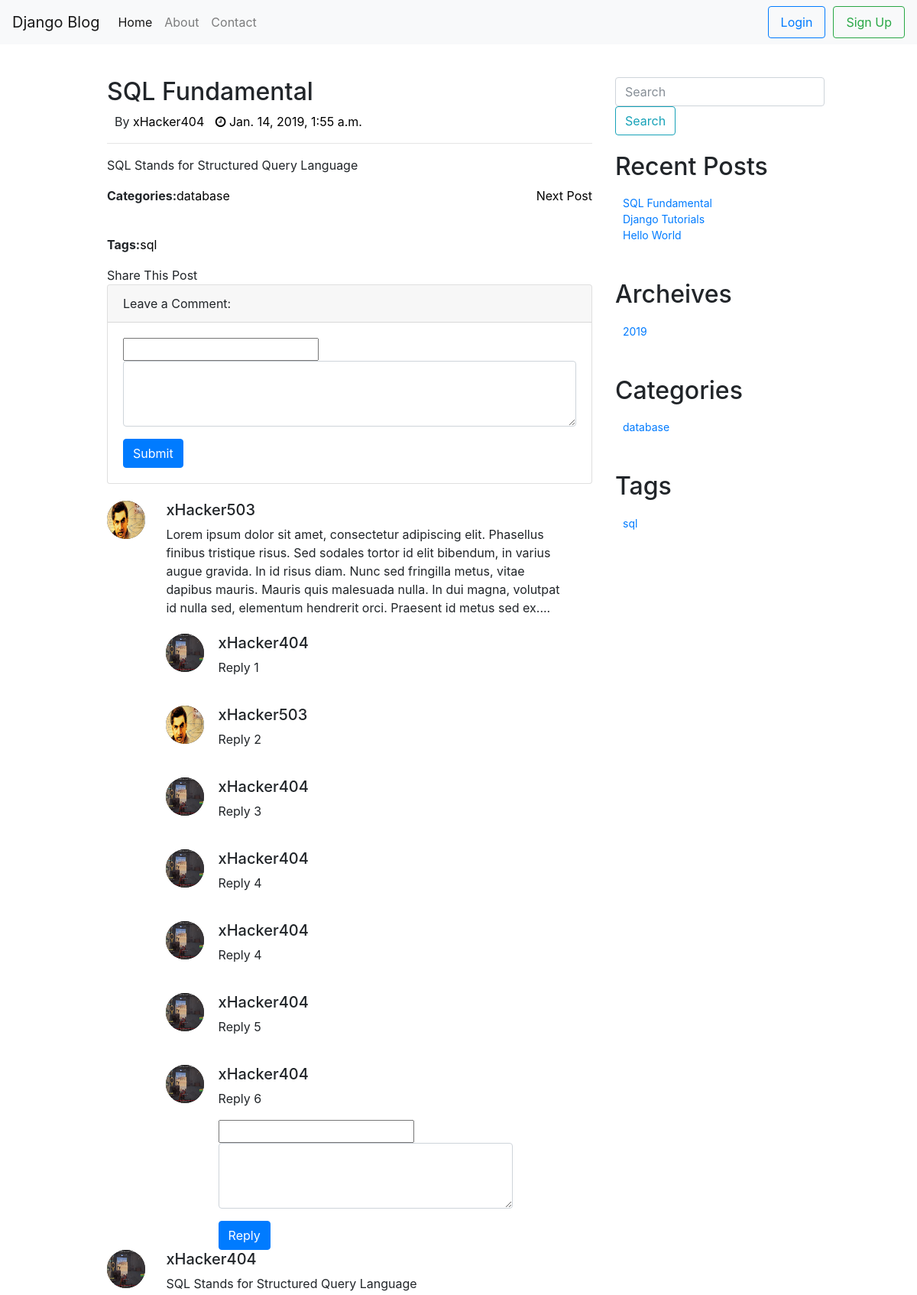
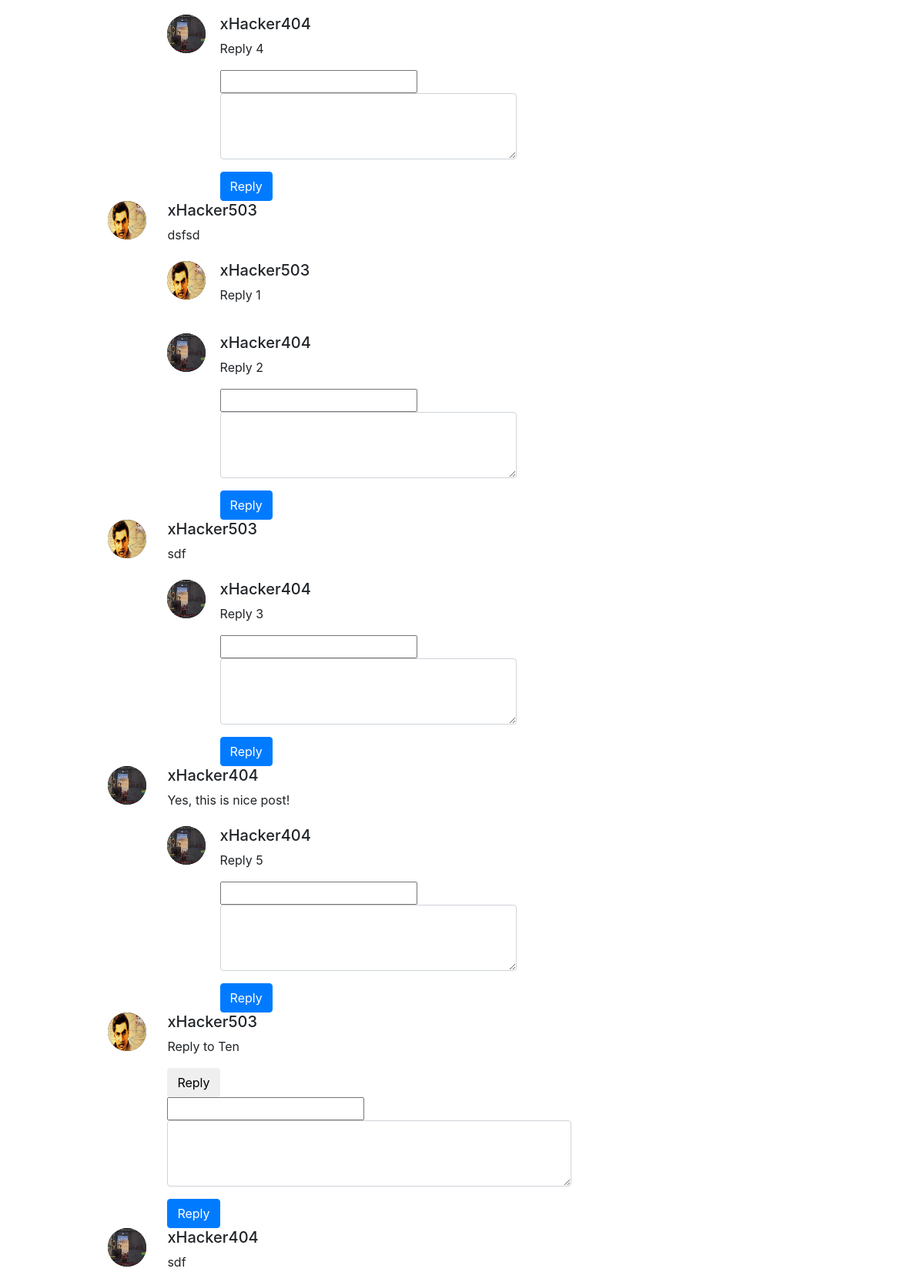
Page /blog/posts/1/ (upper part) on the committed database (2 pictures, top to bottom).
### blog/models.py (models this page shows, shortened)
class Post(models.Model):
    title = models.CharField(max_length=250,unique=True)
    content = models.CharField(max_length=1000)
    tag = models.CharField(max_length=100,default='sql')
    category = models.CharField(max_length=150, default='uncategoried')
    featured_img = models.ImageField(upload_to='featured_images', blank=True)
    author = models.ForeignKey(User,on_delete=models.CASCADE, default=1)
    published_date = models.DateTimeField(default=datetime.now())

class Comment(models.Model):
    post = models.ForeignKey(Post,on_delete=models.CASCADE, default=1, related_name='comments')  #have to fix this
    title = models.CharField(max_length=250,blank=True)
    content = models.CharField(max_length=1000, blank=True)
    author = models.ForeignKey(UserProfileInfo,on_delete=models.CASCADE,default=1)
    published_date = models.DateTimeField(default=datetime.now(), blank=True)

class UserProfileInfo(models.Model):
    user = models.OneToOneField(User,on_delete=models.CASCADE)
    portfolio = models.URLField(blank=True)
    profile_pic = models.ImageField(upload_to='profile_pics', blank=True)

class Reply(models.Model):
    comment = models.ForeignKey(Comment,on_delete=models.CASCADE, default=10, related_name='replies')  #have to fix this
    title = models.CharField(max_length=250,blank=True)
    content = models.CharField(max_length=1000, blank=True)
    author = models.ForeignKey(UserProfileInfo,on_delete=models.CASCADE,default=1)
    published_date = models.DateTimeField(default=datetime.now(), blank=True)

### blog/views.py (the view)
# urls.py: path('posts/<int:pk>/', views.post_details, name='post_details'),
def post_details(request, pk):
    post = Post.objects.get(id=pk)
    next_posts = Post.objects.filter(published_date__gt=post.published_date)
    if(next_posts):
        next_post = next_posts [0]
    else:
        next_post = None
    previous_posts = Post.objects.filter(published_date__lt=post.published_date)
    if(previous_posts):
        previous_post = previous_posts [previous_posts.count()-1]
    else:
        previous_post = None
    post_id = post.id
    comments = post.comments.all()
    my_dict = {'post':post, 'comments':comments, 'next_post':next_post, 'previous_post':previous_post}
    return render(request, 'blog/single.html', context=my_dict)

### blog/context_processors.py (called while the page is built)
def post_widget(request):
    all_posts = Post.objects.order_by('published_date')
    years = []
    tags = []
    categories = []
    for post in all_posts :
        year = post.published_date.year
        tag = post.tag
        category = post.category
        if year not in years:
            years.append(year)
        if tag not in tags:
            tags.append(tag)
        if category not in categories:
            categories.append(category)
        return {
        'all_posts':all_posts,
        'years':years,
        'tags':tags,
        'categories':categories
        }

### templates/blog/single.html (shortened to what this page needs)
<!DOCTYPE html>
{% extends 'blog/base.html' %}
{% load staticfiles %}
{% block post_block %}
<div class="col-md-7">
    <div class="post">
        {% if post  %}
        <h2>{{post.title}}</h2>
        <ul>
            <li>By <a href="/blog/author/{{post.author}}">{{post.author}}</a></li>
            <li><a href="/blog/posts/{{post.published_date.date}}"> <i class="fa fa-clock-o" aria-hidden="true"></i> {{ post.published_date}}</a></li>
        </ul>
        <hr>
        <p>
            {{post.content}}
        </p>
       <ul class="pager">
          {% if next_post %}
          <li style="float: right"><a href="/blog/posts/{{next_post.id}}">Next Post</a></li>
          {% endif %}
        </ul>
        <p><b>Categories:</b><a href="/blog/category/{{ post.category }}" />{{ post.category }}</a></p> <br>
        <p><b>Tags:</b><a href="/blog/tag/{{ post.tag }}" />{{ post.tag }}</a></p>
      <div id="share">Share This Post</div>
        <div class="card">
            <div class="card-header">
                    Leave a Comment:
            </div>
            <div class="card-body">
            {% if user.is_authenticated %}
            <form action="{% url 'blog:submit_comment'%}" method="POST">
              {% csrf_token %}
                <div class="form-group">
                  <input type="text" name='comment_title'>
                  <input type="hidden" name='post_id' value="{{post.id}}">
                    <textarea class="form-control" id="comment-box" rows="3" name="comment_content"></textarea>
                </div>
                <button type="submit" class="btn btn-primary" >Submit</button>
            </form>
            {% else %}
            <form action="#" method="POST">
                <div class="form-group">
                  <input type="text" name='comment_title'>
                    <textarea class="form-control" id="comment-box" rows="3" name="comment_content"></textarea>
                </div>
                <button type="submit" class="btn btn-primary" onclick="login_alert()">Submit</button>
              </form>
            {% endif %}
            </div>
        </div>
        <div class="row comment">
        {% if comments %}
          {% for comment in comments %}
          <div class="col-md-1 commenter"><img src="/media/{{comment.author.profile_pic}}" alt="50x50"></div>
          <div class="col-md-10 comment-body">
              <h2 style="font-size: 20px">{{comment.author.user}}</h2>
              <p>{{comment.content}}</p>
              {% if comment.replies.all %}
                {% for reply in comment.replies.all %}
                <div class="row reply" style="margin-top:22px">
                    <div class="col-md-1 commenter">
                        <img src="/media/{{reply.author.profile_pic}}" alt="50x50" >
                    </div>
                    <div class="col-md-9 comment-body">
                        <h2 style="font-size:20px">{{reply.author.user}}</h2>
                        <p>{{ reply.title}} </p>
                        {% if forloop.last %}
                        <form action="{% url 'blog:submit_reply'%}" method="POST">
                            <div class="form-group">
                              <input type="text" name='reply_title'>
                                <textarea class="form-control" id="comment-box" rows="3" name="reply_content"></textarea>
                            </div>
                            {% if user.is_authenticated %}
                            <button type="submit" class="btn btn-primary">Reply</button>
                            {% else %}
                            <button type="submit" class="btn btn-primary" onclick="login_alert()">Reply</button>
                            {% endif %}
                          </form>
                        {% endif %}
                    </div>
                </div>
                {% endfor %}
              {% else %}
                <button id="reply" type="button" class="btn">Reply</button>
                <form id="reply-form" action="{% url 'blog:submit_reply'%}" method="POST">
                    <div class="form-group">
                      <input type="text" name='reply_title'>
                        <textarea class="form-control" id="comment-box" rows="3" name="reply_content"></textarea>
                    </div>
                    {% if user.is_authenticated %}
                    <button type="submit" class="btn btn-primary">Reply</button>
                    {% else %}
                    <button type="submit" class="btn btn-primary" onclick="login_alert()">Reply</button>
                    {% endif %}
                  </form>
              {% endif %}
          </div>
          {% endfor %}
        {% else %}
        <p>Sorry No Comment for this post!</p>
        {% endif %}
      </div>
    </div>
    {% else %}
    <p>Post Has been deleted OR 404!!!!</p>
    {% endif %}
</div>
{% endblock %}

### templates/blog/base.html (shortened to what this page needs)
<!DOCTYPE html>
{% load staticfiles %}
<html lang="us">
<head>
    <link href="{% static "css/bootstrap.min.css" %}"rel="stylesheet" type="text/css">
    <link href="{% static "css/jquery-ui.css" %}" rel="stylesheet">
		<link type="text/css" rel="stylesheet" href="https://cdn.jsdelivr.net/jquery.jssocials/1.4.0/jssocials.css" />
		<link type="text/css" rel="stylesheet" href="https://cdn.jsdelivr.net/jquery.jssocials/1.4.0/jssocials-theme-classic.css"/>
    <link rel="stylesheet" href="https://cdnjs.cloudflare.com/ajax/libs/font-awesome/4.7.0/css/font-awesome.min.css">
    <link href="{% static "css/style.css" %}" rel="stylesheet" type="text/css">
</head>
<body>
		<div class="row">
        <div class="col-md-12">
            <nav class="navbar navbar-expand-lg navbar-light bg-light fixed-top">
              <a class="navbar-brand" href="{% url 'index'%}">Django Blog</a>
              <div class="collapse navbar-collapse" id="navbarSupportedContent">
                <ul class="navbar-nav mr-auto">
                  <li class="nav-item active">
                    <a class="nav-link" href="{% url 'index'%}">Home <span class="sr-only">(current)</span></a>
                  </li>
                  <li class="nav-item">
                    <a class="nav-link" href="#">About</a>
                  </li>
                  <li class="nav-item">
                    <a class="nav-link " href="#">Contact</a>
                  </li>
                </ul>
                <form class="form-inline my-2 my-lg-0">
									{% if user.is_authenticated %}
									<a class="nav-link btn btn-outline-primary" href="{% url 'blog:logout' %}" >Logout</a>
                  <h2 style="font-size:24px; padding-left:10px"> Hello {{user.username}} </h2>
									{% else %}
									<a class="nav-link btn btn-outline-primary" href="{% url 'blog:user_login' %}" >Login</a>
                  <a class="nav-link btn btn-outline-success" href="{% url 'blog:sign-up'%}" style="margin-left: 10px">Sign Up</a>
									{% endif %}
								</form>
              </div>
         </nav>
        </div>
    </div>
    <div class="container">
        <div class="row" style="margin-top:100px ">
            <div class="col-md-1" id="left-sidebar"></div>
            {% block post_block %}
            {% endblock %}
            <div class="col-md-4" id="right-sidebar">
								<form class="form-inline" method="GET" action="{% url 'blog:search_view'%}">
                    <input class="form-control mr-sm-2" type="text" name="search_box" placeholder="Search">
                    <button class="btn btn-outline-info my-2 my-sm-0" type="submit">Search</button>
               </form>
                 <div class="widget">
                    <h2>Recent Posts</h2>
										{% if all_posts %}
										<ul>
											{% for post in all_posts %}
                        <li> <a href="/blog/posts/{{post.id}}">{{post.title}}</a> </li>
                    	{% endfor %}
										</ul>
										{% else %}
										<p>No Recent Post!</p>
										{% endif %}
                </div>
                <div class="widget">
                    <h2>Archeives</h2>
                    <ul>
											  {% for year in years %}
												<li> <a href="/blog/{{ year }}" />{{ year }}</a> </li>
                        {% endfor %}
                    </ul>
                </div>
                <div class="widget">
                    <h2>Categories</h2>
                    <ul>
											{% for category in categories %}
											<li> <a href="/blog/category/{{ category }}" />{{ category }}</a> </li>
											{% endfor %}
                    </ul>
                </div>
                <div class="widget">
                    <h2>Tags</h2>
                    <ul>
											{% for tag in tags %}
											<li> <a href="/blog/tag/{{ tag }}" />{{ tag }}</a> </li>
											{% endfor %}
                    </ul>
                </div>
            </div>
        </div>
    </div>
</body>
</html>

### static/css/style.css (style rules this page uses)
.widget { margin-top:22px; }
.widget ul { padding: 10px; display:inline-block; }
.widget ul li { list-style-type:none; display: block; color:blue; font-size:14px; margin-left:0; }
.post:first-child { margin-top:0px; }
.post { margin-top:40px; }
.post a { text-decoration: none; color: black; }
.post ul { padding: 0; }
.post ul li { list-style: none; display: inline; margin-left:10px; }
.comment { margin-top: 22px; }
.commenter img { border-radius: 50%; background: black; width: 50px; height: 50px; }
.comment-body { margin-left:22px; }

### rows in the picture
Post: title "SQL Fundamental", author "xHacker404", published_date "Jan. 14, 2019, 1:55 a.m.", content "SQL Stands for Structured Query Language", category "database", tag "sql", categories "database", tags "sql"
Comment: author.profile_pic (picture), author.user "xHacker503", content "Lorem ipsum dolor sit amet, consectetur adipiscing elit. Phasellus finibus tristique risus. Sed sodales tortor id elit bibendum, in varius augue gravida. In id risus diam. Nunc sed fringilla metus, vitae dapibus mauris. Mauris quis malesuada nulla. In dui magna, volutpat id nulla sed, elementum hendrerit orci. Praesent id metus sed ex...."
Reply: author.profile_pic (picture), author.user "xHacker404", title "Reply 1"
Reply: author.profile_pic (picture), author.user "xHacker503", title "Reply 2"
Reply: author.profile_pic (picture), author.user "xHacker404", title "Reply 3"
Reply: author.profile_pic (picture), author.user "xHacker404", title "Reply 4"
Reply: author.profile_pic (picture), author.user "xHacker404", title "Reply 4"
Reply: author.profile_pic (picture), author.user "xHacker404", title "Reply 5"
Reply: author.profile_pic (picture), author.user "xHacker404", title "Reply 6"
Comment: author.profile_pic (picture), author.user "xHacker404", content "SQL Stands for Structured Query Language"
Reply: author.profile_pic (picture), author.user "xHacker404", title "Reply 4"
Comment: author.profile_pic (picture), author.user "xHacker503", content "dsfsd"
Reply: author.profile_pic (picture), author.user "xHacker503", title "Reply 1"
Reply: author.profile_pic (picture), author.user "xHacker404", title "Reply 2"
Comment: author.profile_pic (picture), author.user "xHacker503", content "sdf"
Reply: author.profile_pic (picture), author.user "xHacker404", title "Reply 3"
Comment: author.profile_pic (picture), author.user "xHacker404", content "Yes, this is nice post!"
Reply: author.profile_pic (picture), author.user "xHacker404", title "Reply 5"
Comment: author.profile_pic (picture), author.user "xHacker503", content "Reply to Ten"
Comment: author.profile_pic (picture), author.user "xHacker404", content "sdf"
Post: title "Django Tutorials"
Post: title "Hello World"

### other values in the picture
{{ year }} "2019"
